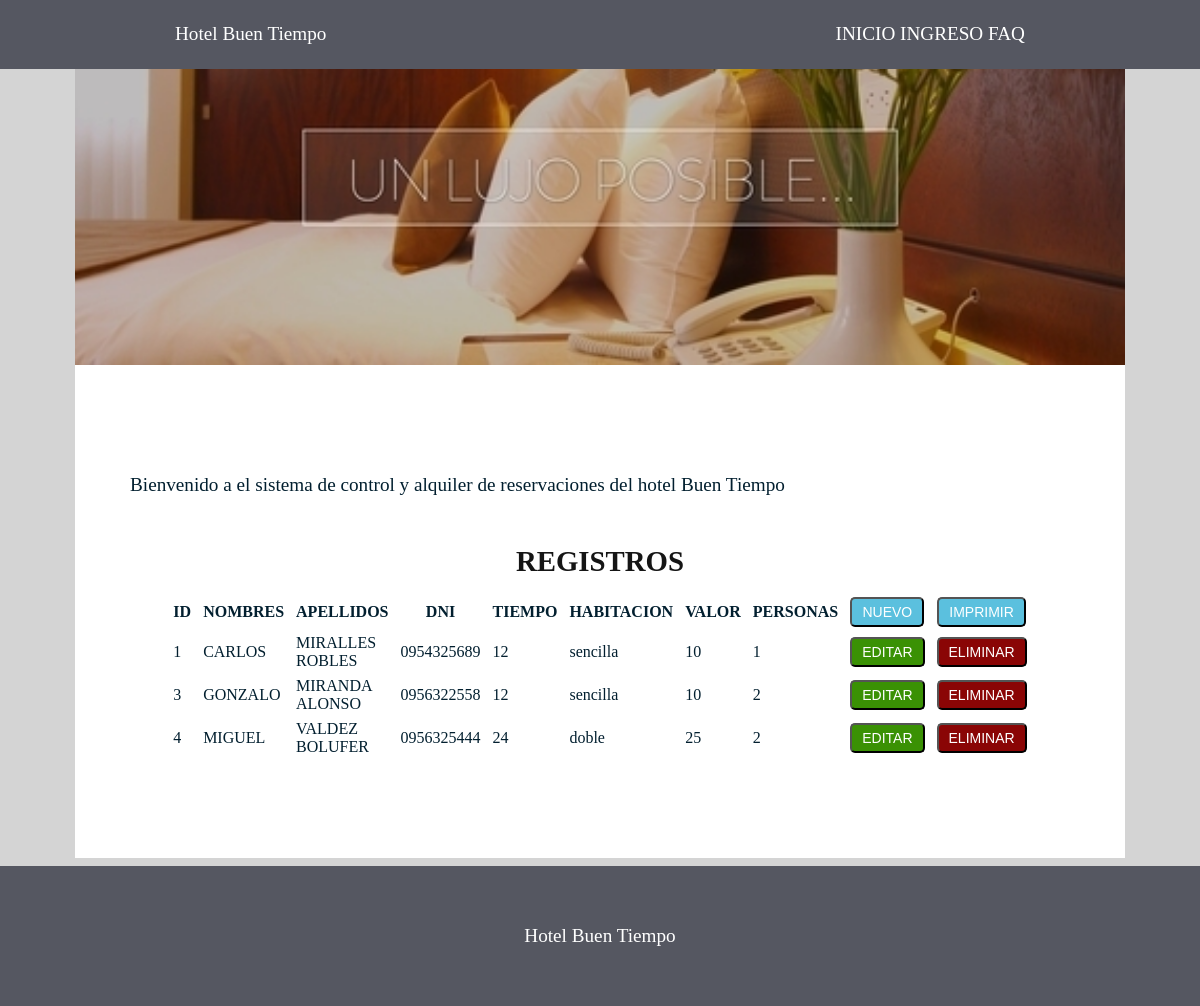
Screenshot of /panel.php with the database file from the repository.
### tables this page shows
CREATE TABLE `tblhotel` (
  `id` int(11) NOT NULL,
  `nombre` varchar(100) NOT NULL,
  `apellido` varchar(100) NOT NULL,
  `dni` varchar(99) NOT NULL,
  `tiempo` int(99) NOT NULL,
  `habitacion` varchar(200) NOT NULL,
  `valor` int(99) NOT NULL,
  `personas` int(99) NOT NULL
);

### panel.php (the view, shortened to what this page needs)
<html>
<head>
  <link rel="stylesheet" type="text/css" href="estilos.css">
  </head>
  <body>
    <header class="header">
      <div class="container logo-nav-container">
        Hotel Buen Tiempo
                <nav class="navigation">
          <ul class="show">
          <li><a href="index.php">INICIO</a></li>
          <li><a href="ingreso.php">INGRESO</a></li>
          <li><a href="faq.php">FAQ</a></li>
        </ul>
        </nav>
      </div>
    </header>
    <main class="main">
        <img src="images/portada.jpg" class="img-banner2">
    <br>
  <div class="parrafo">
      <p>Bienvenido a el sistema  de control y alquiler de reservaciones del hotel Buen Tiempo</p>
      <h1>REGISTROS</h1>
      <div id="container" style="overflow-x:auto;">
    <table style="margin: auto; width: 800px; border-collapse: separate; border-spacing: 10px 5px;">
      <thead>
        <th>ID</th>
        <th>NOMBRES</th>
        <th>APELLIDOS</th>
        <th>DNI</th>
        <th>TIEMPO</th>
        <th>HABITACION</th>
        <th>VALOR</th>
        <th>PERSONAS</th>
        <th> <a href="nuevo_prod1.php"> <button type="button" class="btn btn__nuevo">NUEVO</button> </a> </th>
        <th> <a href="reporte.php"> <button type="button" class="btn btn__nuevo">IMPRIMIR</button> </a> </th>
      </thead>
      <?php
        include "conexion.php";
        $sentecia="SELECT * FROM tblhotel";
        $resultado= $conexion->query($sentecia) or die (mysqli_error($conexion));
        while($fila=$resultado->fetch_assoc())
        {
          echo "<tr>";
            echo "<td>"; echo $fila['id']; echo "</td>";
            echo "<td>"; echo $fila['nombre']; echo "</td>";
            echo "<td>"; echo $fila['apellido']; echo "</td>";
            echo "<td>"; echo $fila['dni']; echo "</td>";
            echo "<td>"; echo $fila['tiempo']; echo "</td>";
            echo "<td>"; echo $fila['habitacion']; echo "</td>";
                        echo "<td>"; echo $fila['valor']; echo "</td>";
                                    echo "<td>"; echo $fila['personas']; echo "</td>";
            echo "<td><a href='modif_prod1.php?id=".$fila['id']."'> <button type='button' class='btn btn__editar'>EDITAR</button> </a></td>";
            echo " <td><a href='eliminar_prod.php?id=".$fila['id']."'> <button type='button' class='btn btn__danger'>ELIMINAR</button> </a></td>";
          echo "</tr>";
        }
      ?>
    </table>
  </div>
  </div>
<br>
      </main>
      <footer class="footer" >
        <div class="contiene" >
          <p>
Hotel Buen Tiempo          </p>
        </div>
      </footer>
  </body>
  </html>

### estilos.css (style rules this page uses)
body { background: #d4d4d4; ffont-family: 'Piazzolla', serif; color:#021F2F; font-size: 1.2rem; line-height: 1.3rem; margin:0; }
p { margin: 55px 0px; font-family: 'Piazzolla', serif; }
.container { display: inline-block; width: 85%; max-width: 850px; margin:0 auto; }
.parrafo { max-width: 1050px; margin-bottom: 20px; padding: 55px; }
.main h1 { text-align: center; color: #151515; font-family: 'Sansita Swashed', cursive; }
.header { background: #555761; color:white; padding:1rem 0; position: fixed; left:0; top: 0; right: 0; }
.header a { color:white; text-decoration: none; align-items: center; }
.logo-nav-container { display: flex; justify-content: space-between; align-items: center; flex-wrap: wrap; }
.navigation ul { margin:0; padding: 0; list-style: none; }
.navigation ul li { display: inline-block; }
.navigation ul li a { display: block; padding: 0.5rem 0; transition: all 0.4s linear; border-radius: 5px; }
.main { width: 95%; max-width: 1050px; margin:0 auto; background: white; }
.footer { background: #555761; padding: 0.3rem 0; text-align: center; margin-top: 0.5rem; color:white; }
h1 { color: #273445; font:bold; font-size: 150%; }
.btn__nuevo { display: inline-block; font-size: 14px; background: #5bc0de; color: #fff; border-radius: 5px; padding: 5px 10px; }
.btn__danger { background: #8a0505 !important; display: inline-block; font-size: 14px; color: #fff; border-radius: 5px; padding: 5px 10px; }
.btn__editar { display: inline-block; font-size: 14px; background: #3a9104; color: #fff; border-radius: 5px; padding: 5px 10px; }
.img-banner2 { text-align: center; width: 100%; height: auto; }

### rows the page displays
tblhotel: id "1", nombre "CARLOS", apellido "MIRALLES ROBLES", dni "0954325689", tiempo "12", habitacion "sencilla", valor "10", personas "1"
tblhotel: id "3", nombre "GONZALO", apellido "MIRANDA ALONSO", dni "0956322558", tiempo "12", habitacion "sencilla", valor "10", personas "2"
tblhotel: id "4", nombre "MIGUEL", apellido "VALDEZ BOLUFER", dni "0956325444", tiempo "24", habitacion "doble", valor "25", personas "2"
